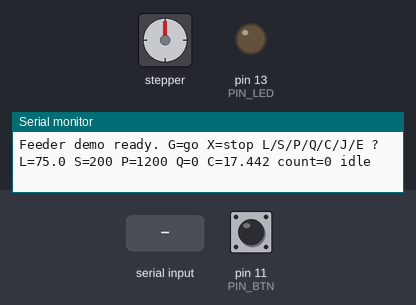
This sketch was run on a simulated Arduino Uno, built with avr-gcc and run on an emulated ATmega328P. Parts: stepper motor, output pins drawn as LEDs (lit = HIGH), the last lines printed to the serial monitor. Wiring (inferred from the names in the program): stepper motor driver (200 steps per turn assumed): step pin 5; direction pin 6; enable pin 7. The inputs (shaded band) are chosen by the test bench; at power-on: pin 11 (PIN_BTN) HIGH. EEPROM starts erased; pins used as bus, display or sensor lines are not drawn.

Above: at 1.2 s.
1.3 s: pin 11 (PIN_BTN) pulled LOW for 0.15 s
At 2.1 s:
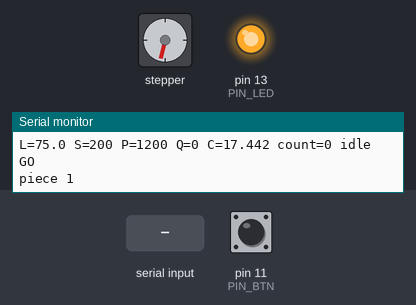
4.4 s: "X90\n" received over Serial
At 5.7 s:
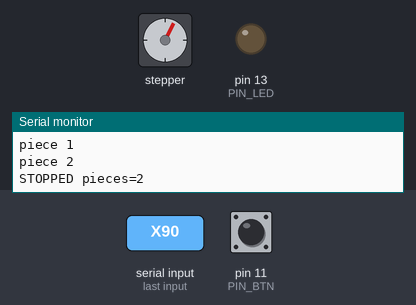
6.0 s: "G90\n" received over Serial
At 6.9 s:
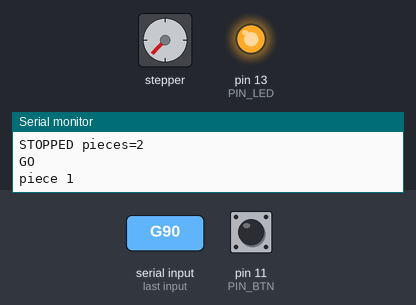
9.0 s: "L90\n" received over Serial
12.0 s: pin 11 (PIN_BTN) pulled LOW for 1 s
At 13.7 s:
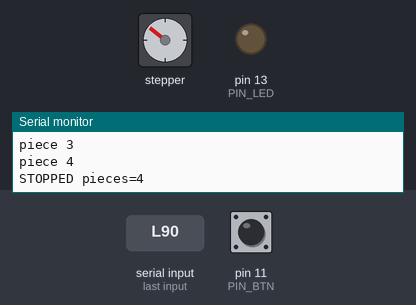
14.5 s: "G,45\n" received over Serial
At 16.1 s:
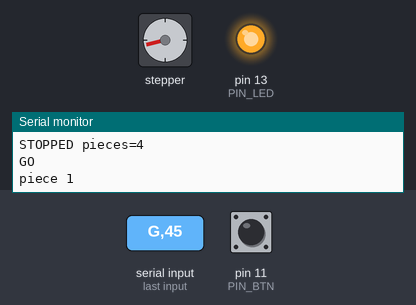
Timing chart, 0 to 25.1 s (numbered marks = the images above; inputs shaded):
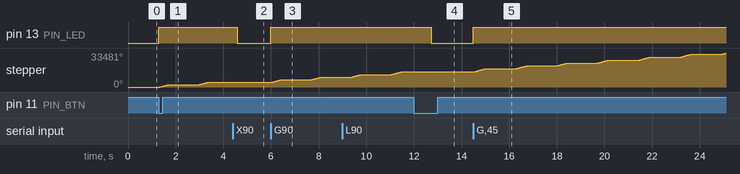

The sketch:

FeederDemo.ino
```cpp
/*
  Strip Cutter v3 - FEEDER DEMO (no cutter needed)
  -------------------------------------------------
  Arduino Uno + TB6600 + NEMA23 23HS5628, printed serrated drive roller (effective dia ~29.2 mm).
  Feeds a set length, pauses (where the knife would cut), repeats.

  WIRING
    TB6600 PUL+ -> D5     PUL- -> GND
    TB6600 DIR+ -> D6     DIR- -> GND
    TB6600 ENA+ -> D7     ENA- -> GND     (HIGH = motor free)
    TB6600 VCC/GND -> 12-24 V DC supply (3 A or more)
    TB6600 A+/A- , B+/B- -> motor coils (find pairs with a meter, ~0.9 ohm each pair)
    Push button (optional) between D11 and GND -> press = start / stop
    DIP switches: SW1 OFF, SW2 ON, SW3 OFF (8 microsteps = 1600 pulses/rev)
                  SW4 ON, SW5 OFF, SW6 OFF (about 2.0 A) - or follow the table printed on your driver

  SERIAL MONITOR 115200 baud, "Newline" line ending. Commands:
    G        go (runs Q pieces, or forever if Q = 0)      X   stop after the current piece
    L75      piece length in mm                            S200 feed speed mm/s (30..400)
    P1200    pause between pieces in ms                    Q10  number of pieces (0 = forever)
    J20      jog 20 mm forward   J-5 jog 5 mm back         C17.44  steps per mm (calibration)
    E0 / E1  motor off (free) / on                         ?    show settings
  Settings are stored in EEPROM.

  CALIBRATION: feed 10 pieces of L100, measure the average length A (after 1 min relax),
               new C = old C x 100 / A, send "C<new>".
*/
#include <EEPROM.h>

const uint8_t PIN_PUL = 5, PIN_DIR = 6, PIN_ENA = 7, PIN_BTN = 11, PIN_LED = 13;
const bool    FEED_DIR_LEVEL = HIGH;          // change to LOW if the net goes backwards
const float   START_SPEED = 20.0;             // mm/s
const float   ACCEL = 2500.0;                 // mm/s^2

struct Settings { uint16_t magic; float len, speed, spmm; uint16_t pauseMs, qty; };
Settings cfg;
const uint16_t MAGIC = 0xFD03;

bool running = false, stopReq = false;
uint16_t count = 0;
double targetSteps = 0; long doneSteps = 0;

void save() { EEPROM.put(0, cfg); }
void load() {
  EEPROM.get(0, cfg);
  if (cfg.magic != MAGIC || !(cfg.spmm > 1 && cfg.spmm < 100)) {
    cfg = {MAGIC, 75.0, 200.0, 1600.0 / (PI * 29.2), 1200, 0};
    save();
  }
}
void motorOn(bool on) { digitalWrite(PIN_ENA, on ? LOW : HIGH); if (on) delay(5); }

void moveSteps(long n, float speedMm) {
  if (n == 0) return;
  bool fwd = n > 0; long total = fwd ? n : -n;
  digitalWrite(PIN_DIR, fwd ? FEED_DIR_LEVEL : !FEED_DIR_LEVEL);
  delayMicroseconds(10);
  const float v0 = START_SPEED * cfg.spmm, vmax = speedMm * cfg.spmm, a = ACCEL * cfg.spmm;
  uint32_t t = micros();
  for (long i = 0; i < total; i++) {
    long fromEnd = total - 1 - i; long r = i < fromEnd ? i : fromEnd;
    float v = sqrt(v0 * v0 + 2.0 * a * r); if (v > vmax) v = vmax;
    uint32_t period = (uint32_t)(1000000.0 / v);
    while ((uint32_t)(micros() - t) < period) { }
    t += period;
    digitalWrite(PIN_PUL, HIGH); delayMicroseconds(5); digitalWrite(PIN_PUL, LOW);
  }
}
void feed(float mm) {                           // accumulated target: no rounding drift over many pieces
  targetSteps += (double)mm * cfg.spmm;
  long want = lround(targetSteps);
  motorOn(true);
  moveSteps(want - doneSteps, cfg.speed);
  doneSteps = want;
}

void status() {
  Serial.print(F("L=")); Serial.print(cfg.len, 1);
  Serial.print(F(" S=")); Serial.print(cfg.speed, 0);
  Serial.print(F(" P=")); Serial.print(cfg.pauseMs);
  Serial.print(F(" Q=")); Serial.print(cfg.qty);
  Serial.print(F(" C=")); Serial.print(cfg.spmm, 3);
  Serial.print(F(" count=")); Serial.print(count);
  Serial.println(running ? F(" RUNNING") : F(" idle"));
}

void startRun() { running = true; stopReq = false; count = 0; targetSteps = 0; doneSteps = 0; digitalWrite(PIN_LED, HIGH); Serial.println(F("GO")); }
void endRun(const __FlashStringHelper *why) { running = false; digitalWrite(PIN_LED, LOW); Serial.print(why); Serial.print(F(" pieces=")); Serial.println(count); }

void serialCmd() {
  if (!Serial.available()) return;
  String s = Serial.readStringUntil('\n'); s.trim();
  if (!s.length()) return;
  char c = toupper(s[0]); float v = s.substring(1).toFloat();
  switch (c) {
    case 'G': if (!running) startRun(); return;
    case 'X': stopReq = true; if (!running) Serial.println(F("idle")); return;
    case 'L': if (v >= 5 && v <= 1000) cfg.len = v; break;
    case 'S': if (v >= 30 && v <= 400) cfg.speed = v; break;
    case 'P': if (v >= 0 && v <= 60000) cfg.pauseMs = (uint16_t)v; break;
    case 'Q': if (v >= 0 && v <= 60000) cfg.qty = (uint16_t)v; break;
    case 'C': if (v > 1 && v < 100) cfg.spmm = v; break;
    case 'J': if (!running) { motorOn(true); moveSteps(lround(v * cfg.spmm), 40); } break;
    case 'E': motorOn(v > 0.5); break;
    case '?': break;
    default: Serial.println(F("? unknown command")); return;
  }
  save(); status();
}

bool buttonPressed() {
  static uint32_t last = 0; static bool prev = HIGH;
  bool now = digitalRead(PIN_BTN);
  bool fired = (prev == HIGH && now == LOW && millis() - last > 250);
  if (now != prev) last = millis();
  prev = now;
  return fired;
}

void setup() {
  pinMode(PIN_PUL, OUTPUT); pinMode(PIN_DIR, OUTPUT); pinMode(PIN_ENA, OUTPUT);
  pinMode(PIN_BTN, INPUT_PULLUP); pinMode(PIN_LED, OUTPUT);
  Serial.begin(115200); Serial.setTimeout(30);
  load();
  motorOn(true);
  Serial.println(F("Feeder demo ready. G=go X=stop L/S/P/Q/C/J/E ?"));
  status();
}

void loop() {
  serialCmd();
  if (buttonPressed()) { if (running) stopReq = true; else startRun(); }
  if (!running) return;
  if (stopReq) { endRun(F("STOPPED")); return; }
  feed(cfg.len);
  count++;
  Serial.print(F("piece ")); Serial.println(count);
  if (cfg.qty && count >= cfg.qty) { endRun(F("DONE")); return; }
  uint32_t t0 = millis();                         // pause = where the knife cuts
  while (millis() - t0 < cfg.pauseMs) { serialCmd(); if (buttonPressed()) stopReq = true; }
}
```

Measured:
- after the input at 1.3 s, pin 13 (PIN_LED): LOW → HIGH at once; stepper: turns 2354° clockwise in 0.42 s, then 2354° clockwise in 0.44 s
- after the input at 4.4 s, pin 13 (PIN_LED): HIGH → LOW after 0.19 s; stepper: stops changing and stays 4708°
- after the input at 6.0 s, pin 13 (PIN_LED): LOW → HIGH at once; stepper: turns 2355° clockwise in 0.42 s, then 2354° clockwise in 0.44 s
- after the input at 12.0 s, pin 13 (PIN_LED): HIGH → LOW after 0.74 s; stepper: stays 15069° (without the input it goes to 15071° after 0.74 s)
- after the input at 14.5 s, pin 13 (PIN_LED): LOW → HIGH at once; stepper: turns 2826° clockwise in 0.49 s, repeating every 1.7 s
